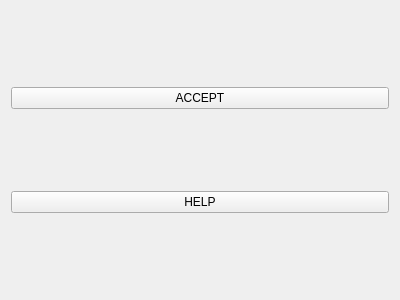
<?xml version="1.0" encoding="UTF-8"?>
<ui version="4.0">
 <class>Form</class>
 <widget class="QWidget" name="Form">
  <property name="geometry">
   <rect>
    <x>0</x>
    <y>0</y>
    <width>400</width>
    <height>300</height>
   </rect>
  </property>
  <property name="windowTitle">
   <string>Form</string>
  </property>
  <layout class="QVBoxLayout" name="verticalLayout">
   <item>
    <layout class="QVBoxLayout" name="verticalLayout_2">
     <item>
      <spacer name="verticalSpacer_2">
       <property name="orientation">
        <enum>Qt::Vertical</enum>
       </property>
       <property name="sizeHint" stdset="0">
        <size>
         <width>20</width>
         <height>40</height>
        </size>
       </property>
      </spacer>
     </item>
     <item>
      <widget class="QPushButton" name="btnAccept">
       <property name="text">
        <string>ACCEPT</string>
       </property>
      </widget>
     </item>
     <item>
      <spacer name="verticalSpacer">
       <property name="orientation">
        <enum>Qt::Vertical</enum>
       </property>
       <property name="sizeHint" stdset="0">
        <size>
         <width>20</width>
         <height>20</height>
        </size>
       </property>
      </spacer>
     </item>
     <item>
      <widget class="QPushButton" name="btnHelp">
       <property name="text">
        <string>HELP</string>
       </property>
      </widget>
     </item>
     <item>
      <spacer name="verticalSpacer_3">
       <property name="orientation">
        <enum>Qt::Vertical</enum>
       </property>
       <property name="sizeHint" stdset="0">
        <size>
         <width>20</width>
         <height>40</height>
        </size>
       </property>
      </spacer>
     </item>
    </layout>
   </item>
  </layout>
 </widget>
 <resources/>
 <connections/>
</ui>
